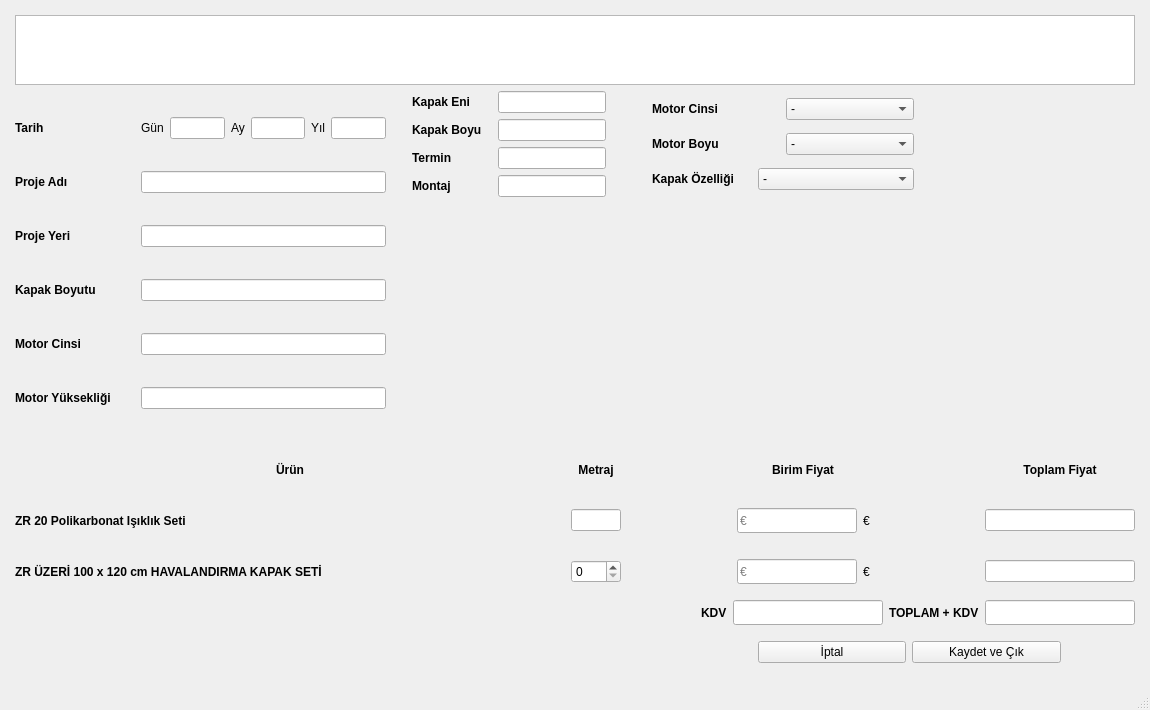
<?xml version="1.0" encoding="UTF-8"?>
<ui version="4.0">
 <class>MainWindow</class>
 <widget class="QMainWindow" name="MainWindow">
  <property name="geometry">
   <rect>
    <x>0</x>
    <y>0</y>
    <width>1150</width>
    <height>710</height>
   </rect>
  </property>
  <property name="minimumSize">
   <size>
    <width>1150</width>
    <height>710</height>
   </size>
  </property>
  <property name="maximumSize">
   <size>
    <width>1150</width>
    <height>710</height>
   </size>
  </property>
  <property name="windowTitle">
   <string>MainWindow</string>
  </property>
  <widget class="QWidget" name="centralwidget">
   <layout class="QVBoxLayout" name="verticalLayout_5">
    <property name="spacing">
     <number>6</number>
    </property>
    <property name="leftMargin">
     <number>15</number>
    </property>
    <property name="topMargin">
     <number>15</number>
    </property>
    <property name="rightMargin">
     <number>15</number>
    </property>
    <property name="bottomMargin">
     <number>15</number>
    </property>
    <item>
     <widget class="QTextEdit" name="textEdit">
      <property name="minimumSize">
       <size>
        <width>0</width>
        <height>70</height>
       </size>
      </property>
      <property name="maximumSize">
       <size>
        <width>16777215</width>
        <height>70</height>
       </size>
      </property>
     </widget>
    </item>
    <item>
     <layout class="QHBoxLayout" name="horizontalLayout_22" stretch="1,2">
      <item>
       <layout class="QVBoxLayout" name="verticalLayout_3">
        <item>
         <layout class="QHBoxLayout" name="horizontalLayout_16">
          <item>
           <widget class="QLabel" name="label_24">
            <property name="minimumSize">
             <size>
              <width>120</width>
              <height>0</height>
             </size>
            </property>
            <property name="font">
             <font>
              <weight>75</weight>
              <bold>true</bold>
             </font>
            </property>
            <property name="text">
             <string>Tarih</string>
            </property>
           </widget>
          </item>
          <item>
           <layout class="QHBoxLayout" name="horizontalLayout_23">
            <item>
             <widget class="QLabel" name="label_30">
              <property name="text">
               <string>Gün</string>
              </property>
             </widget>
            </item>
            <item>
             <widget class="QLineEdit" name="gun_line"/>
            </item>
            <item>
             <widget class="QLabel" name="label_31">
              <property name="text">
               <string>Ay</string>
              </property>
             </widget>
            </item>
            <item>
             <widget class="QLineEdit" name="ay_line"/>
            </item>
            <item>
             <widget class="QLabel" name="label_32">
              <property name="text">
               <string>Yıl</string>
              </property>
             </widget>
            </item>
            <item>
             <widget class="QLineEdit" name="yil_line"/>
            </item>
           </layout>
          </item>
         </layout>
        </item>
        <item>
         <layout class="QHBoxLayout" name="horizontalLayout_17">
          <item>
           <widget class="QLabel" name="label_25">
            <property name="minimumSize">
             <size>
              <width>120</width>
              <height>0</height>
             </size>
            </property>
            <property name="font">
             <font>
              <weight>75</weight>
              <bold>true</bold>
             </font>
            </property>
            <property name="text">
             <string>Proje Adı</string>
            </property>
           </widget>
          </item>
          <item>
           <widget class="QLineEdit" name="projeadi_line"/>
          </item>
         </layout>
        </item>
        <item>
         <layout class="QHBoxLayout" name="horizontalLayout_14">
          <item>
           <widget class="QLabel" name="label_22">
            <property name="minimumSize">
             <size>
              <width>120</width>
              <height>0</height>
             </size>
            </property>
            <property name="font">
             <font>
              <weight>75</weight>
              <bold>true</bold>
             </font>
            </property>
            <property name="text">
             <string>Proje Yeri</string>
            </property>
           </widget>
          </item>
          <item>
           <widget class="QLineEdit" name="projeyeri_line"/>
          </item>
         </layout>
        </item>
        <item>
         <layout class="QHBoxLayout" name="horizontalLayout_21">
          <item>
           <widget class="QLabel" name="label_29">
            <property name="minimumSize">
             <size>
              <width>120</width>
              <height>0</height>
             </size>
            </property>
            <property name="font">
             <font>
              <weight>75</weight>
              <bold>true</bold>
             </font>
            </property>
            <property name="text">
             <string>Kapak Boyutu</string>
            </property>
           </widget>
          </item>
          <item>
           <widget class="QLineEdit" name="kasaolc_line">
            <property name="readOnly">
             <bool>true</bool>
            </property>
           </widget>
          </item>
         </layout>
        </item>
        <item>
         <layout class="QHBoxLayout" name="horizontalLayout_20">
          <item>
           <widget class="QLabel" name="label_28">
            <property name="minimumSize">
             <size>
              <width>120</width>
              <height>0</height>
             </size>
            </property>
            <property name="font">
             <font>
              <weight>75</weight>
              <bold>true</bold>
             </font>
            </property>
            <property name="text">
             <string>Motor Cinsi</string>
            </property>
           </widget>
          </item>
          <item>
           <widget class="QLineEdit" name="motorcns_line">
            <property name="readOnly">
             <bool>true</bool>
            </property>
           </widget>
          </item>
         </layout>
        </item>
        <item>
         <layout class="QHBoxLayout" name="horizontalLayout_15">
          <item>
           <widget class="QLabel" name="label_23">
            <property name="minimumSize">
             <size>
              <width>120</width>
              <height>0</height>
             </size>
            </property>
            <property name="font">
             <font>
              <weight>75</weight>
              <bold>true</bold>
             </font>
            </property>
            <property name="text">
             <string>Motor Yüksekliği</string>
            </property>
           </widget>
          </item>
          <item>
           <widget class="QLineEdit" name="motoryks_line">
            <property name="readOnly">
             <bool>true</bool>
            </property>
           </widget>
          </item>
         </layout>
        </item>
       </layout>
      </item>
      <item>
       <layout class="QVBoxLayout" name="verticalLayout_4">
        <property name="leftMargin">
         <number>20</number>
        </property>
        <item>
         <layout class="QHBoxLayout" name="horizontalLayout_9">
          <item>
           <layout class="QVBoxLayout" name="verticalLayout">
            <item>
             <layout class="QHBoxLayout" name="horizontalLayout_6">
              <item>
               <widget class="QLabel" name="label_15">
                <property name="minimumSize">
                 <size>
                  <width>80</width>
                  <height>0</height>
                 </size>
                </property>
                <property name="font">
                 <font>
                  <weight>75</weight>
                  <bold>true</bold>
                 </font>
                </property>
                <property name="text">
                 <string>Kapak Eni</string>
                </property>
               </widget>
              </item>
              <item>
               <widget class="QLineEdit" name="kapaken_line"/>
              </item>
              <item>
               <spacer name="horizontalSpacer_13">
                <property name="orientation">
                 <enum>Qt::Horizontal</enum>
                </property>
                <property name="sizeHint" stdset="0">
                 <size>
                  <width>40</width>
                  <height>20</height>
                 </size>
                </property>
               </spacer>
              </item>
             </layout>
            </item>
            <item>
             <layout class="QHBoxLayout" name="horizontalLayout_7">
              <item>
               <widget class="QLabel" name="label_16">
                <property name="minimumSize">
                 <size>
                  <width>80</width>
                  <height>0</height>
                 </size>
                </property>
                <property name="font">
                 <font>
                  <weight>75</weight>
                  <bold>true</bold>
                 </font>
                </property>
                <property name="text">
                 <string>Kapak Boyu</string>
                </property>
               </widget>
              </item>
              <item>
               <widget class="QLineEdit" name="kapakboy_line"/>
              </item>
              <item>
               <spacer name="horizontalSpacer_12">
                <property name="orientation">
                 <enum>Qt::Horizontal</enum>
                </property>
                <property name="sizeHint" stdset="0">
                 <size>
                  <width>40</width>
                  <height>20</height>
                 </size>
                </property>
               </spacer>
              </item>
             </layout>
            </item>
            <item>
             <layout class="QHBoxLayout" name="horizontalLayout_5">
              <item>
               <widget class="QLabel" name="label_2">
                <property name="minimumSize">
                 <size>
                  <width>80</width>
                  <height>0</height>
                 </size>
                </property>
                <property name="font">
                 <font>
                  <weight>75</weight>
                  <bold>true</bold>
                 </font>
                </property>
                <property name="text">
                 <string>Termin</string>
                </property>
               </widget>
              </item>
              <item>
               <widget class="QLineEdit" name="termin_line"/>
              </item>
              <item>
               <spacer name="horizontalSpacer_11">
                <property name="orientation">
                 <enum>Qt::Horizontal</enum>
                </property>
                <property name="sizeHint" stdset="0">
                 <size>
                  <width>40</width>
                  <height>20</height>
                 </size>
                </property>
               </spacer>
              </item>
             </layout>
            </item>
            <item>
             <layout class="QHBoxLayout" name="horizontalLayout_8">
              <item>
               <widget class="QLabel" name="label_17">
                <property name="minimumSize">
                 <size>
                  <width>80</width>
                  <height>0</height>
                 </size>
                </property>
                <property name="font">
                 <font>
                  <weight>75</weight>
                  <bold>true</bold>
                 </font>
                </property>
                <property name="text">
                 <string>Montaj</string>
                </property>
               </widget>
              </item>
              <item>
               <widget class="QLineEdit" name="montaj_line"/>
              </item>
              <item>
               <spacer name="horizontalSpacer_10">
                <property name="orientation">
                 <enum>Qt::Horizontal</enum>
                </property>
                <property name="sizeHint" stdset="0">
                 <size>
                  <width>40</width>
                  <height>20</height>
                 </size>
                </property>
               </spacer>
              </item>
             </layout>
            </item>
           </layout>
          </item>
          <item>
           <layout class="QVBoxLayout" name="verticalLayout_2">
            <item>
             <layout class="QHBoxLayout" name="horizontalLayout_11">
              <item>
               <widget class="QLabel" name="label_19">
                <property name="minimumSize">
                 <size>
                  <width>100</width>
                  <height>0</height>
                 </size>
                </property>
                <property name="font">
                 <font>
                  <weight>75</weight>
                  <bold>true</bold>
                 </font>
                </property>
                <property name="text">
                 <string>Motor Cinsi</string>
                </property>
               </widget>
              </item>
              <item>
               <widget class="QComboBox" name="motor_cins_box">
                <item>
                 <property name="text">
                  <string>-</string>
                 </property>
                </item>
                <item>
                 <property name="text">
                  <string>220</string>
                 </property>
                </item>
                <item>
                 <property name="text">
                  <string>24</string>
                 </property>
                </item>
               </widget>
              </item>
             </layout>
            </item>
            <item>
             <layout class="QHBoxLayout" name="horizontalLayout_13">
              <item>
               <widget class="QLabel" name="label_21">
                <property name="minimumSize">
                 <size>
                  <width>100</width>
                  <height>0</height>
                 </size>
                </property>
                <property name="font">
                 <font>
                  <weight>75</weight>
                  <bold>true</bold>
                 </font>
                </property>
                <property name="text">
                 <string>Motor Boyu</string>
                </property>
               </widget>
              </item>
              <item>
               <widget class="QComboBox" name="motor_boy_box">
                <item>
                 <property name="text">
                  <string>-</string>
                 </property>
                </item>
                <item>
                 <property name="text">
                  <string>30</string>
                 </property>
                </item>
                <item>
                 <property name="text">
                  <string>50</string>
                 </property>
                </item>
               </widget>
              </item>
             </layout>
            </item>
            <item>
             <layout class="QHBoxLayout" name="horizontalLayout_10">
              <item>
               <widget class="QLabel" name="label_18">
                <property name="minimumSize">
                 <size>
                  <width>100</width>
                  <height>0</height>
                 </size>
                </property>
                <property name="font">
                 <font>
                  <weight>75</weight>
                  <bold>true</bold>
                 </font>
                </property>
                <property name="text">
                 <string>Kapak Özelliği</string>
                </property>
               </widget>
              </item>
              <item>
               <widget class="QComboBox" name="kapak_ozl_box">
                <item>
                 <property name="text">
                  <string>-</string>
                 </property>
                </item>
                <item>
                 <property name="text">
                  <string>ZR20-ŞEFFAF</string>
                 </property>
                </item>
                <item>
                 <property name="text">
                  <string>ZR20-ŞEFFAF+KAPAK</string>
                 </property>
                </item>
                <item>
                 <property name="text">
                  <string>ZR20-OPAL</string>
                 </property>
                </item>
                <item>
                 <property name="text">
                  <string>ZR20-OPAL+KAPAK</string>
                 </property>
                </item>
               </widget>
              </item>
             </layout>
            </item>
           </layout>
          </item>
          <item>
           <spacer name="horizontalSpacer_14">
            <property name="orientation">
             <enum>Qt::Horizontal</enum>
            </property>
            <property name="sizeHint" stdset="0">
             <size>
              <width>40</width>
              <height>20</height>
             </size>
            </property>
           </spacer>
          </item>
         </layout>
        </item>
        <item>
         <spacer name="verticalSpacer">
          <property name="orientation">
           <enum>Qt::Vertical</enum>
          </property>
          <property name="sizeHint" stdset="0">
           <size>
            <width>20</width>
            <height>40</height>
           </size>
          </property>
         </spacer>
        </item>
       </layout>
      </item>
     </layout>
    </item>
    <item>
     <layout class="QHBoxLayout" name="horizontalLayout_4">
      <item>
       <widget class="QLabel" name="label_3">
        <property name="minimumSize">
         <size>
          <width>550</width>
          <height>45</height>
         </size>
        </property>
        <property name="maximumSize">
         <size>
          <width>550</width>
          <height>16777215</height>
         </size>
        </property>
        <property name="font">
         <font>
          <weight>75</weight>
          <bold>true</bold>
         </font>
        </property>
        <property name="text">
         <string>Ürün</string>
        </property>
        <property name="alignment">
         <set>Qt::AlignCenter</set>
        </property>
       </widget>
      </item>
      <item>
       <widget class="QLabel" name="label_14">
        <property name="minimumSize">
         <size>
          <width>50</width>
          <height>0</height>
         </size>
        </property>
        <property name="maximumSize">
         <size>
          <width>50</width>
          <height>16777215</height>
         </size>
        </property>
        <property name="font">
         <font>
          <weight>75</weight>
          <bold>true</bold>
         </font>
        </property>
        <property name="text">
         <string>Metraj</string>
        </property>
        <property name="alignment">
         <set>Qt::AlignCenter</set>
        </property>
       </widget>
      </item>
      <item>
       <spacer name="horizontalSpacer_9">
        <property name="orientation">
         <enum>Qt::Horizontal</enum>
        </property>
        <property name="sizeHint" stdset="0">
         <size>
          <width>40</width>
          <height>20</height>
         </size>
        </property>
       </spacer>
      </item>
      <item>
       <widget class="QLabel" name="label_4">
        <property name="minimumSize">
         <size>
          <width>120</width>
          <height>0</height>
         </size>
        </property>
        <property name="maximumSize">
         <size>
          <width>60</width>
          <height>16777215</height>
         </size>
        </property>
        <property name="font">
         <font>
          <weight>75</weight>
          <bold>true</bold>
         </font>
        </property>
        <property name="text">
         <string>Birim Fiyat</string>
        </property>
        <property name="alignment">
         <set>Qt::AlignCenter</set>
        </property>
       </widget>
      </item>
      <item>
       <spacer name="horizontalSpacer_4">
        <property name="orientation">
         <enum>Qt::Horizontal</enum>
        </property>
        <property name="sizeHint" stdset="0">
         <size>
          <width>40</width>
          <height>20</height>
         </size>
        </property>
       </spacer>
      </item>
      <item>
       <widget class="QLabel" name="label">
        <property name="minimumSize">
         <size>
          <width>150</width>
          <height>0</height>
         </size>
        </property>
        <property name="font">
         <font>
          <weight>75</weight>
          <bold>true</bold>
          <stylestrategy>PreferDefault</stylestrategy>
         </font>
        </property>
        <property name="layoutDirection">
         <enum>Qt::LeftToRight</enum>
        </property>
        <property name="text">
         <string>Toplam Fiyat</string>
        </property>
        <property name="alignment">
         <set>Qt::AlignCenter</set>
        </property>
       </widget>
      </item>
     </layout>
    </item>
    <item>
     <layout class="QHBoxLayout" name="horizontalLayout_2">
      <item>
       <widget class="QLabel" name="label_8">
        <property name="minimumSize">
         <size>
          <width>550</width>
          <height>45</height>
         </size>
        </property>
        <property name="maximumSize">
         <size>
          <width>550</width>
          <height>16777215</height>
         </size>
        </property>
        <property name="font">
         <font>
          <weight>75</weight>
          <bold>true</bold>
         </font>
        </property>
        <property name="text">
         <string>ZR 20 Polikarbonat Işıklık Seti</string>
        </property>
       </widget>
      </item>
      <item>
       <widget class="QLineEdit" name="adet_line_1">
        <property name="minimumSize">
         <size>
          <width>50</width>
          <height>0</height>
         </size>
        </property>
        <property name="maximumSize">
         <size>
          <width>50</width>
          <height>16777215</height>
         </size>
        </property>
       </widget>
      </item>
      <item>
       <spacer name="horizontalSpacer_6">
        <property name="orientation">
         <enum>Qt::Horizontal</enum>
        </property>
        <property name="sizeHint" stdset="0">
         <size>
          <width>40</width>
          <height>20</height>
         </size>
        </property>
       </spacer>
      </item>
      <item>
       <widget class="QLineEdit" name="brmfiyat_line_1">
        <property name="sizePolicy">
         <sizepolicy hsizetype="Minimum" vsizetype="Fixed">
          <horstretch>0</horstretch>
          <verstretch>0</verstretch>
         </sizepolicy>
        </property>
        <property name="minimumSize">
         <size>
          <width>120</width>
          <height>0</height>
         </size>
        </property>
        <property name="maximumSize">
         <size>
          <width>60</width>
          <height>25</height>
         </size>
        </property>
        <property name="inputMask">
         <string/>
        </property>
        <property name="text">
         <string/>
        </property>
        <property name="readOnly">
         <bool>false</bool>
        </property>
        <property name="placeholderText">
         <string>€</string>
        </property>
       </widget>
      </item>
      <item>
       <widget class="QLabel" name="label_10">
        <property name="text">
         <string>€</string>
        </property>
       </widget>
      </item>
      <item>
       <spacer name="horizontalSpacer_2">
        <property name="orientation">
         <enum>Qt::Horizontal</enum>
        </property>
        <property name="sizeHint" stdset="0">
         <size>
          <width>40</width>
          <height>20</height>
         </size>
        </property>
       </spacer>
      </item>
      <item>
       <widget class="QLineEdit" name="top_line_1">
        <property name="minimumSize">
         <size>
          <width>150</width>
          <height>0</height>
         </size>
        </property>
        <property name="maximumSize">
         <size>
          <width>150</width>
          <height>16777215</height>
         </size>
        </property>
        <property name="text">
         <string/>
        </property>
        <property name="readOnly">
         <bool>true</bool>
        </property>
       </widget>
      </item>
     </layout>
    </item>
    <item>
     <layout class="QHBoxLayout" name="horizontalLayout_3">
      <item>
       <widget class="QLabel" name="label_11">
        <property name="minimumSize">
         <size>
          <width>550</width>
          <height>45</height>
         </size>
        </property>
        <property name="maximumSize">
         <size>
          <width>550</width>
          <height>16777215</height>
         </size>
        </property>
        <property name="font">
         <font>
          <pointsize>9</pointsize>
          <weight>75</weight>
          <bold>true</bold>
         </font>
        </property>
        <property name="text">
         <string>ZR ÜZERİ 100 x 120 cm HAVALANDIRMA KAPAK SETİ	</string>
        </property>
       </widget>
      </item>
      <item>
       <widget class="QSpinBox" name="adet_line_2">
        <property name="minimumSize">
         <size>
          <width>50</width>
          <height>0</height>
         </size>
        </property>
       </widget>
      </item>
      <item>
       <spacer name="horizontalSpacer_7">
        <property name="orientation">
         <enum>Qt::Horizontal</enum>
        </property>
        <property name="sizeHint" stdset="0">
         <size>
          <width>40</width>
          <height>20</height>
         </size>
        </property>
       </spacer>
      </item>
      <item>
       <widget class="QLineEdit" name="brmfiyat_line_2">
        <property name="minimumSize">
         <size>
          <width>120</width>
          <height>0</height>
         </size>
        </property>
        <property name="maximumSize">
         <size>
          <width>60</width>
          <height>25</height>
         </size>
        </property>
        <property name="inputMask">
         <string/>
        </property>
        <property name="text">
         <string/>
        </property>
        <property name="readOnly">
         <bool>false</bool>
        </property>
        <property name="placeholderText">
         <string>€</string>
        </property>
       </widget>
      </item>
      <item>
       <widget class="QLabel" name="label_13">
        <property name="text">
         <string>€</string>
        </property>
       </widget>
      </item>
      <item>
       <spacer name="horizontalSpacer_3">
        <property name="orientation">
         <enum>Qt::Horizontal</enum>
        </property>
        <property name="sizeHint" stdset="0">
         <size>
          <width>40</width>
          <height>20</height>
         </size>
        </property>
       </spacer>
      </item>
      <item>
       <widget class="QLineEdit" name="top_line_2">
        <property name="minimumSize">
         <size>
          <width>150</width>
          <height>0</height>
         </size>
        </property>
        <property name="maximumSize">
         <size>
          <width>150</width>
          <height>16777215</height>
         </size>
        </property>
        <property name="text">
         <string/>
        </property>
        <property name="readOnly">
         <bool>true</bool>
        </property>
       </widget>
      </item>
     </layout>
    </item>
    <item>
     <layout class="QHBoxLayout" name="horizontalLayout_25">
      <item>
       <spacer name="horizontalSpacer_5">
        <property name="orientation">
         <enum>Qt::Horizontal</enum>
        </property>
        <property name="sizeHint" stdset="0">
         <size>
          <width>40</width>
          <height>20</height>
         </size>
        </property>
       </spacer>
      </item>
      <item>
       <widget class="QLabel" name="label_34">
        <property name="font">
         <font>
          <weight>75</weight>
          <bold>true</bold>
         </font>
        </property>
        <property name="text">
         <string>KDV</string>
        </property>
       </widget>
      </item>
      <item>
       <widget class="QLineEdit" name="kdv_line">
        <property name="minimumSize">
         <size>
          <width>150</width>
          <height>25</height>
         </size>
        </property>
        <property name="maximumSize">
         <size>
          <width>150</width>
          <height>25</height>
         </size>
        </property>
       </widget>
      </item>
      <item>
       <widget class="QLabel" name="label_33">
        <property name="font">
         <font>
          <weight>75</weight>
          <italic>false</italic>
          <bold>true</bold>
         </font>
        </property>
        <property name="text">
         <string>TOPLAM + KDV</string>
        </property>
       </widget>
      </item>
      <item>
       <widget class="QLineEdit" name="topkdv_line">
        <property name="minimumSize">
         <size>
          <width>150</width>
          <height>25</height>
         </size>
        </property>
        <property name="maximumSize">
         <size>
          <width>150</width>
          <height>25</height>
         </size>
        </property>
        <property name="readOnly">
         <bool>true</bool>
        </property>
       </widget>
      </item>
     </layout>
    </item>
    <item>
     <layout class="QHBoxLayout" name="horizontalLayout_26" stretch="10,2,2,1">
      <property name="topMargin">
       <number>10</number>
      </property>
      <property name="bottomMargin">
       <number>10</number>
      </property>
      <item>
       <spacer name="horizontalSpacer_15">
        <property name="orientation">
         <enum>Qt::Horizontal</enum>
        </property>
        <property name="sizeHint" stdset="0">
         <size>
          <width>40</width>
          <height>20</height>
         </size>
        </property>
       </spacer>
      </item>
      <item>
       <widget class="QPushButton" name="pushButton_2">
        <property name="text">
         <string>İptal</string>
        </property>
       </widget>
      </item>
      <item>
       <widget class="QPushButton" name="kaydet_but">
        <property name="text">
         <string>Kaydet ve Çık</string>
        </property>
       </widget>
      </item>
      <item>
       <spacer name="horizontalSpacer_16">
        <property name="orientation">
         <enum>Qt::Horizontal</enum>
        </property>
        <property name="sizeHint" stdset="0">
         <size>
          <width>40</width>
          <height>20</height>
         </size>
        </property>
       </spacer>
      </item>
     </layout>
    </item>
   </layout>
  </widget>
  <widget class="QMenuBar" name="menubar">
   <property name="geometry">
    <rect>
     <x>0</x>
     <y>0</y>
     <width>1150</width>
     <height>22</height>
    </rect>
   </property>
  </widget>
  <widget class="QStatusBar" name="statusbar"/>
 </widget>
 <resources/>
 <connections/>
</ui>
